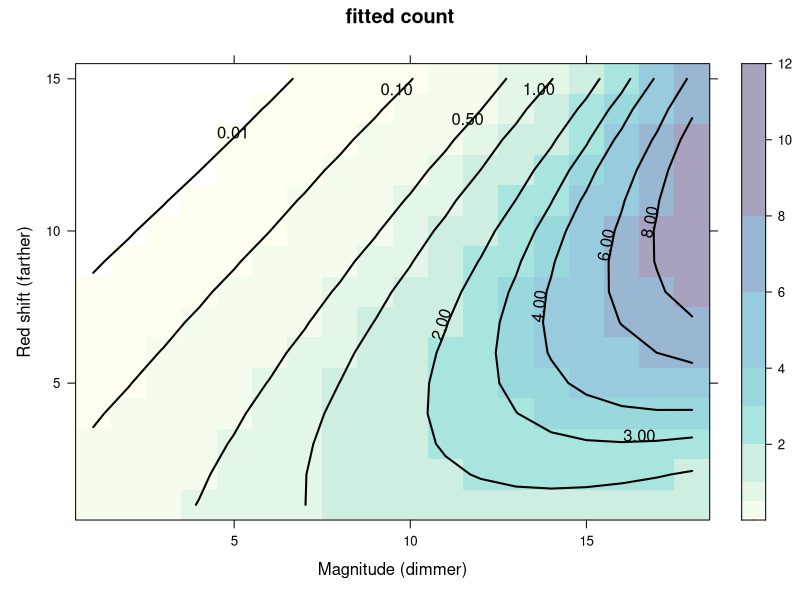
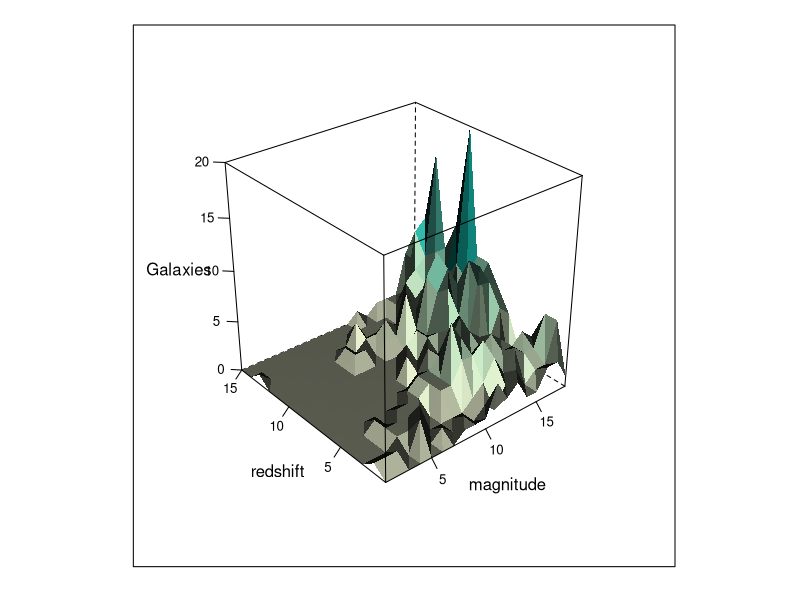
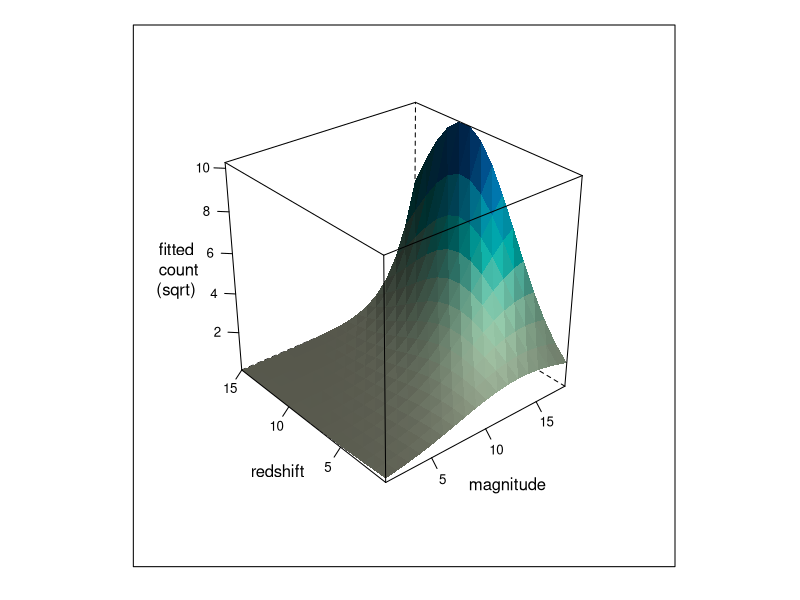

Write the R code that produced these figures, in order.
library(lattice)

#Galaxy <- read.table(here::here("galaxy-2.txt")) # without first (redshift) row

Galaxy <- read.table(text =
"21.38 1 6 6 3 1 4 6 8 8 20 10 7 16 9 4
21.13 3 2 3 4 0 5 7 6 6 7 5 7 6 8 5
20.88 3 2 3 3 3 2 9 9 6 3 5 4 5 2 1
20.63 1 1 4 3 4 3 2 3 8 9 4 3 4 1 1
20.38 1 3 2 3 3 4 5 7 6 7 3 4 0 0 1
20.13 3 2 4 5 3 6 4 3 2 2 5 1 0 0 0
19.88 2 0 2 4 5 4 2 3 3 0 1 2 0 0 1
19.63 4 1 1 4 7 3 3 1 2 0 1 1 0 0 0
19.38 1 0 0 2 2 2 1 2 0 0 0 1 2 0 0
19.13 1 1 0 2 2 2 0 0 0 0 1 0 0 0 0
18.88 1 0 0 0 1 1 0 0 0 0 1 1 0 0 0
18.63 0 1 0 1 1 0 0 0 0 0 0 0 0 0 0
18.38 0 0 3 1 1 0 0 0 0 0 0 0 0 0 0
18.13 0 3 1 1 0 0 0 0 0 0 0 0 0 0 0
17.88 0 0 1 1 1 0 0 0 0 0 0 0 0 0 0
17.63 0 1 0 0 0 0 0 0 0 0 0 0 0 0 0
17.38 0 1 0 0 0 0 0 0 0 0 0 0 0 0 0
17.13 0 1 0 0 0 0 0 0 0 0 0 0 1 0 0
")
Galaxy <- Galaxy[, -1] # delete magnitude column
magnitude <- 18:1
redshift <- 1:15
G <- matrix(0, nrow=18*15, ncol=3)
i <- 0
for (m in 1:18) {
  for (r in 1:15){
    i <- i + 1
    G[i, 1] <- magnitude[m]
    G[i, 2] <- redshift[r]
    G[i, 3] <- Galaxy[m, r]
  }
}
colnames(G) <- c("magnitude", "redshift", "count")
G <- as.data.frame(G)

m <- glm(count ~ poly(magnitude, redshift, degree=2), 
         family=poisson, data=G)
summary(m)

G$fit <- predict(m, type="response")


# contour plot
contourplot(fit ~ magnitude*redshift, data=G,
            region = TRUE, alpha.regions = 0.4,
            at=c(0.01, 0.1, 0.5, 1, 2, 3, 4, 6, 8, 12),
            lwd = 2,
            main="fitted count",
            xlab = "Magnitude (dimmer)",
            ylab = "Red shift (farther)")


# counts
wireframe(count ~ magnitude*redshift, data=G, 
          zlab="Galaxies",
          scales=list(y=list(at=c(5, 10, 15)), arrows=FALSE),
          alpha.regions = 0.4,
          shade=TRUE)

# fitted surface
wireframe(fit ~ magnitude*redshift, data=G, 
          zlab="fitted \ncount\n(sqrt) ",
          scales=list(y=list(at=c(5, 10, 15)), arrows=FALSE),
          alpha.regions = 0.4,
          shade=TRUE)


